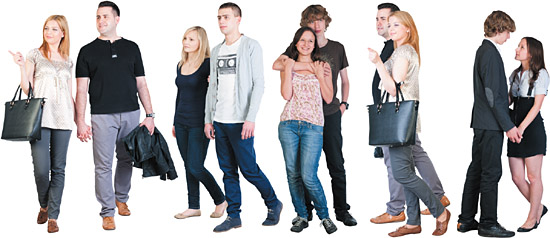
#> input picture sample_people.jpg, 550 x 238 px
$ python peopledetect.py sample_people.jpg
#> lines starting #> are read from the running program, lines starting #| are printed output that depends on the picture; after the words box and inside, x2 and y2 are one past the last pixel; in counts of white or black regions, pixels touching at a corner belong together
#!/usr/bin/env python

'''
example to detect upright people in images using HOG features

Usage:
    peopledetect.py <image_names>

Press any key to continue, ESC to stop.
'''

# Python 2/3 compatibility
from __future__ import print_function

import numpy as np
import cv2 as cv


def inside(r, q):
    rx, ry, rw, rh = r
    qx, qy, qw, qh = q
    return rx > qx and ry > qy and rx + rw < qx + qw and ry + rh < qy + qh


def draw_detections(img, rects, thickness = 1):
    for x, y, w, h in rects:
        # the HOG detector returns slightly larger rectangles than the real objects.
        # so we slightly shrink the rectangles to get a nicer output.
        pad_w, pad_h = int(0.15*w), int(0.05*h)
        cv.rectangle(img, (x+pad_w, y+pad_h), (x+w-pad_w, y+h-pad_h), (0, 255, 0), thickness)


if __name__ == '__main__':
    import sys
    from glob import glob
    import itertools as it

    print(__doc__)

    hog = cv.HOGDescriptor()
    hog.setSVMDetector( cv.HOGDescriptor_getDefaultPeopleDetector() )

    default = [cv.samples.findFile('sample_people.jpg')] if len(sys.argv[1:]) == 0 else []

    for fn in it.chain(*map(glob, default + sys.argv[1:])):
        print(fn, ' - ',)
        try:
            img = cv.imread(fn)
#> img is the input picture: shape (238, 550, 3); mean B, G, R 177.8, 175.5, 177.4
            if img is None:
                print('Failed to load image file:', fn)
                continue
        except:
            print('loading error')
            continue

        found, w = hog.detectMultiScale(img, winStride=(8,8), padding=(32,32), scale=1.05)
#> found = [[0, 28, 35, 136], [80, 98, 73, 140], [9, 102, 74, 136], [144, 103, 71, 135], [139, 22, 107, 215]]; w = [0.517, 0.872, 1.24, 0.338, 0.537]
        found_filtered = []
        for ri, r in enumerate(found):
            for qi, q in enumerate(found):
                if ri != qi and inside(r, q):
                    break
                else:
                    found_filtered.append(r)
#> this loop made 5 passes
#> after the loop, found_filtered = 25 items, first 6: [0, 28, 35, 136], [0, 28, 35, 136], [0, 28, 35, 136], [0, 28, 35, 136], [0, 28, 35, 136], [80, 98, 73, 140]
        draw_detections(img, found)
#> the loop in draw_detections, `for x, y, w, h in rects:` made 5 passes
#> (x, y, w, h, pad_w, pad_h) on passes 1 to 5: (0, 28, 35, 136, 5, 6), (80, 98, 73, 140, 10, 7), (9, 102, 74, 136, 11, 6), (144, 103, 71, 135, 10, 6), (139, 22, 107, 215, 16, 10)
#> after the loop in draw_detections, `for x, y, w, h in rects:`:
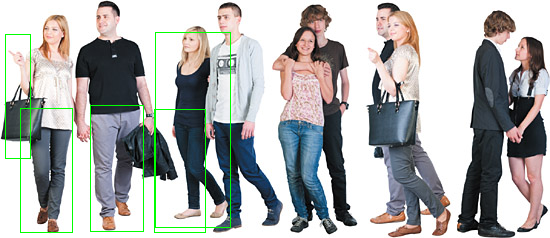
#> img: shape (238, 550, 3); 1.45% of pixels changed, all inside (x1, y1, x2, y2) = (5, 32, 231, 233)
        draw_detections(img, found_filtered, 3)
#> call 2 of draw_detections, with thickness = 3
#> the loop in draw_detections (call 2), `for x, y, w, h in rects:` made 25 passes
#> after the loop in draw_detections (call 2), `for x, y, w, h in rects:`:
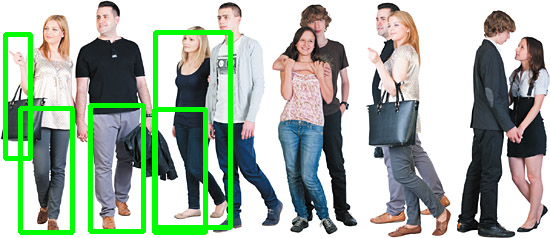
#> img: shape (238, 550, 3); 5.32% of pixels changed, all inside (x1, y1, x2, y2) = (3, 30, 233, 235)
        print('%d (%d) found' % (len(found_filtered), len(found)))
#| 25 (5) found
        cv.imshow('img', img)
        ch = cv.waitKey()
#> (key Esc is pressed here)
        if ch == 27:
            break
    cv.destroyAllWindows()

$ run again, with basketball1.png saved as sample_people.jpg
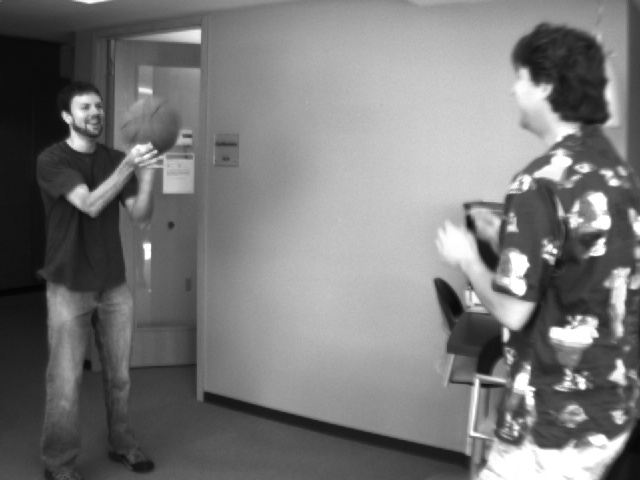
#> input picture basketball1.png, 640 x 480 px
#> img is the input picture: shape (480, 640, 3); min 3, max 255, mean 120.3
#> `found, w = hog.detectMultiScale(img, winStride=(8,8), padding=(32,32),..`: found = [[404, 191, 90, 181], [0, 62, 192, 418]]; w = [0.829, 2.05]
#> the loop `for ri, r in enumerate(found):` made 2 passes
#> ri on passes 1 to 2: 0, 1
#> after the loop `for ri, r in enumerate(found):`: found_filtered = [[404, 191, 90, 181], [404, 191, 90, 181], [0, 62, 192, 418], [0, 62, 192, 418]]
#> the loop in draw_detections, `for x, y, w, h in rects:` made 2 passes
#> (x, y, w, h, pad_w, pad_h) on passes 1 to 2: (404, 191, 90, 181, 13, 9), (0, 62, 192, 418, 28, 20)
#> after the loop in draw_detections, `for x, y, w, h in rects:`:
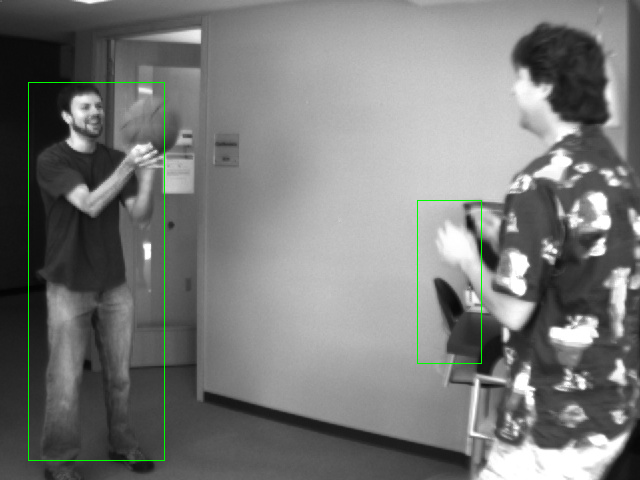
#> img: shape (480, 640, 3); 0.48% of pixels changed, all inside (x1, y1, x2, y2) = (28, 82, 482, 461)
#> the loop in draw_detections (call 2), `for x, y, w, h in rects:` made 4 passes
#> after the loop in draw_detections (call 2), `for x, y, w, h in rects:`:
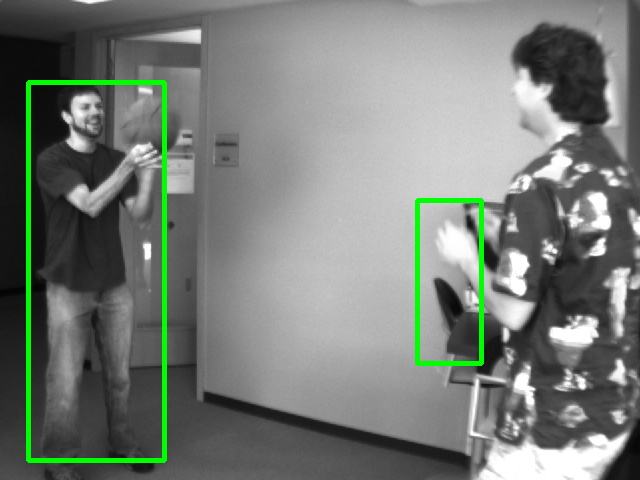
#> img: shape (480, 640, 3); 1.92% of pixels changed, all inside (x1, y1, x2, y2) = (26, 80, 484, 463)
#| 4 (2) found
